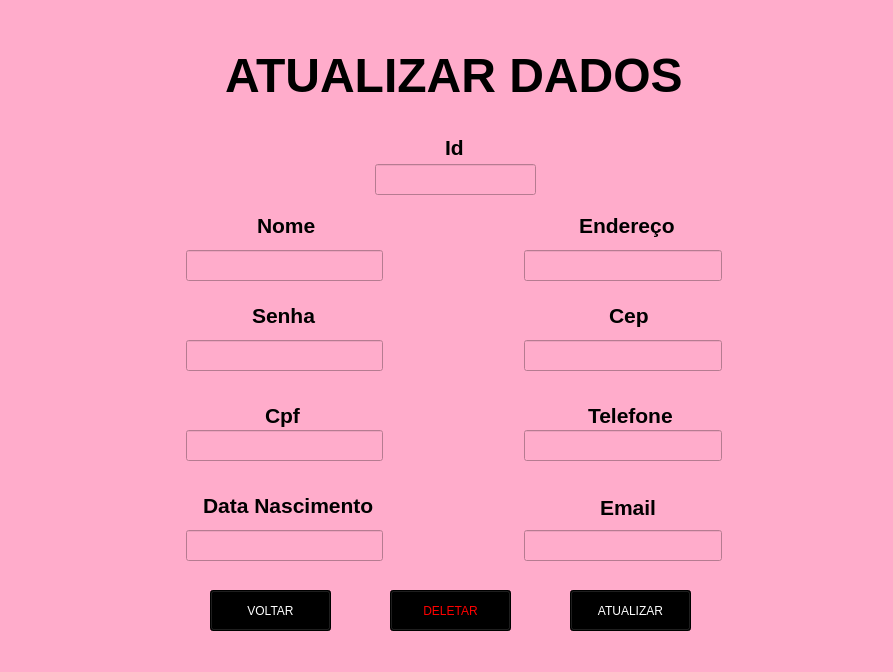
<?xml version="1.0" encoding="UTF-8"?>
<ui version="4.0">
 <class>Form</class>
 <widget class="QWidget" name="Form">
  <property name="geometry">
   <rect>
    <x>0</x>
    <y>0</y>
    <width>893</width>
    <height>672</height>
   </rect>
  </property>
  <property name="maximumSize">
   <size>
    <width>893</width>
    <height>672</height>
   </size>
  </property>
  <property name="windowTitle">
   <string>ALTERAÇÂO</string>
  </property>
  <property name="windowIcon">
   <iconset>
    <normaloff>iMAGENs/2-removebg-preview.png</normaloff>iMAGENs/2-removebg-preview.png</iconset>
  </property>
  <property name="styleSheet">
   <string notr="true">background-color: rgb(255, 172, 203);</string>
  </property>
  <widget class="QLabel" name="label_4">
   <property name="geometry">
    <rect>
     <x>265</x>
     <y>400</y>
     <width>101</width>
     <height>31</height>
    </rect>
   </property>
   <property name="font">
    <font>
     <family>Nirmala UI</family>
     <pointsize>16</pointsize>
     <weight>75</weight>
     <bold>true</bold>
    </font>
   </property>
   <property name="text">
    <string>Cpf</string>
   </property>
  </widget>
  <widget class="QLabel" name="label_3">
   <property name="geometry">
    <rect>
     <x>252</x>
     <y>300</y>
     <width>101</width>
     <height>31</height>
    </rect>
   </property>
   <property name="font">
    <font>
     <family>Nirmala UI</family>
     <pointsize>16</pointsize>
     <weight>75</weight>
     <bold>true</bold>
    </font>
   </property>
   <property name="text">
    <string>Senha</string>
   </property>
  </widget>
  <widget class="QLabel" name="label_9">
   <property name="geometry">
    <rect>
     <x>600</x>
     <y>492</y>
     <width>101</width>
     <height>31</height>
    </rect>
   </property>
   <property name="font">
    <font>
     <family>Nirmala UI</family>
     <pointsize>16</pointsize>
     <weight>75</weight>
     <bold>true</bold>
    </font>
   </property>
   <property name="text">
    <string>Email</string>
   </property>
  </widget>
  <widget class="QLabel" name="label_10">
   <property name="geometry">
    <rect>
     <x>445</x>
     <y>132</y>
     <width>21</width>
     <height>31</height>
    </rect>
   </property>
   <property name="font">
    <font>
     <family>Nirmala UI</family>
     <pointsize>16</pointsize>
     <weight>75</weight>
     <bold>true</bold>
    </font>
   </property>
   <property name="text">
    <string>Id</string>
   </property>
  </widget>
  <widget class="QLabel" name="label_2">
   <property name="geometry">
    <rect>
     <x>257</x>
     <y>210</y>
     <width>101</width>
     <height>31</height>
    </rect>
   </property>
   <property name="font">
    <font>
     <family>Nirmala UI</family>
     <pointsize>16</pointsize>
     <weight>75</weight>
     <bold>true</bold>
    </font>
   </property>
   <property name="text">
    <string>Nome</string>
   </property>
  </widget>
  <widget class="QLabel" name="label_8">
   <property name="geometry">
    <rect>
     <x>588</x>
     <y>400</y>
     <width>101</width>
     <height>31</height>
    </rect>
   </property>
   <property name="font">
    <font>
     <family>Nirmala UI</family>
     <pointsize>16</pointsize>
     <weight>75</weight>
     <bold>true</bold>
    </font>
   </property>
   <property name="text">
    <string>Telefone</string>
   </property>
  </widget>
  <widget class="QLabel" name="label_6">
   <property name="geometry">
    <rect>
     <x>579</x>
     <y>210</y>
     <width>101</width>
     <height>31</height>
    </rect>
   </property>
   <property name="font">
    <font>
     <family>Nirmala UI</family>
     <pointsize>16</pointsize>
     <weight>75</weight>
     <bold>true</bold>
    </font>
   </property>
   <property name="text">
    <string>Endereço</string>
   </property>
  </widget>
  <widget class="QLabel" name="label_5">
   <property name="geometry">
    <rect>
     <x>203</x>
     <y>490</y>
     <width>181</width>
     <height>31</height>
    </rect>
   </property>
   <property name="font">
    <font>
     <family>Nirmala UI</family>
     <pointsize>16</pointsize>
     <weight>75</weight>
     <bold>true</bold>
    </font>
   </property>
   <property name="text">
    <string>Data Nascimento</string>
   </property>
  </widget>
  <widget class="QLabel" name="label">
   <property name="geometry">
    <rect>
     <x>225</x>
     <y>30</y>
     <width>461</width>
     <height>91</height>
    </rect>
   </property>
   <property name="font">
    <font>
     <family>Nirmala UI</family>
     <pointsize>36</pointsize>
     <weight>75</weight>
     <bold>true</bold>
    </font>
   </property>
   <property name="contextMenuPolicy">
    <enum>Qt::PreventContextMenu</enum>
   </property>
   <property name="text">
    <string>ATUALIZAR DADOS</string>
   </property>
  </widget>
  <widget class="QLabel" name="label_7">
   <property name="geometry">
    <rect>
     <x>609</x>
     <y>300</y>
     <width>101</width>
     <height>31</height>
    </rect>
   </property>
   <property name="font">
    <font>
     <family>Nirmala UI</family>
     <pointsize>16</pointsize>
     <weight>75</weight>
     <bold>true</bold>
    </font>
   </property>
   <property name="text">
    <string>Cep</string>
   </property>
  </widget>
  <widget class="QLineEdit" name="id">
   <property name="geometry">
    <rect>
     <x>375</x>
     <y>164</y>
     <width>161</width>
     <height>31</height>
    </rect>
   </property>
   <property name="font">
    <font>
     <family>Nirmala UI</family>
    </font>
   </property>
   <property name="styleSheet">
    <string notr="true">QLineEdit {
background-color: #fff;
border: 1px solid #fff;
border-radius: 8px;
}

QLineEdit:focus {
border: 2px solid #000000;

}background-color: rgb(255, 255, 255);</string>
   </property>
  </widget>
  <widget class="QLineEdit" name="nome">
   <property name="geometry">
    <rect>
     <x>186</x>
     <y>250</y>
     <width>197</width>
     <height>31</height>
    </rect>
   </property>
   <property name="font">
    <font>
     <family>Nirmala UI</family>
    </font>
   </property>
   <property name="styleSheet">
    <string notr="true">QLineEdit {
background-color: #fff;
border: 1px solid #fff;
border-radius: 8px;
}

QLineEdit:focus {
border: 2px solid #000000;

}background-color: rgb(255, 255, 255);</string>
   </property>
  </widget>
  <widget class="QLineEdit" name="endereco">
   <property name="geometry">
    <rect>
     <x>524</x>
     <y>250</y>
     <width>198</width>
     <height>31</height>
    </rect>
   </property>
   <property name="font">
    <font>
     <family>Nirmala UI</family>
    </font>
   </property>
   <property name="styleSheet">
    <string notr="true">QLineEdit {
background-color: #fff;
border: 1px solid #fff;
border-radius: 8px;
}

QLineEdit:focus {
border: 2px solid #000000;

}background-color: rgb(255, 255, 255);</string>
   </property>
  </widget>
  <widget class="QLineEdit" name="senha">
   <property name="geometry">
    <rect>
     <x>186</x>
     <y>340</y>
     <width>197</width>
     <height>31</height>
    </rect>
   </property>
   <property name="font">
    <font>
     <family>Nirmala UI</family>
    </font>
   </property>
   <property name="styleSheet">
    <string notr="true">QLineEdit {
background-color: #fff;
border: 1px solid #fff;
border-radius: 8px;
}

QLineEdit:focus {
border: 2px solid #000000;

}background-color: rgb(255, 255, 255);</string>
   </property>
  </widget>
  <widget class="QLineEdit" name="cep">
   <property name="geometry">
    <rect>
     <x>524</x>
     <y>340</y>
     <width>198</width>
     <height>31</height>
    </rect>
   </property>
   <property name="font">
    <font>
     <family>MS Serif</family>
    </font>
   </property>
   <property name="styleSheet">
    <string notr="true">QLineEdit {
background-color: #fff;
border: 1px solid #fff;
border-radius: 8px;
}

QLineEdit:focus {
border: 2px solid #000000;

}background-color: rgb(255, 255, 255);</string>
   </property>
  </widget>
  <widget class="QLineEdit" name="cpf">
   <property name="geometry">
    <rect>
     <x>186</x>
     <y>430</y>
     <width>197</width>
     <height>31</height>
    </rect>
   </property>
   <property name="font">
    <font>
     <family>Nirmala UI</family>
    </font>
   </property>
   <property name="styleSheet">
    <string notr="true">QLineEdit {
background-color: #fff;
border: 1px solid #fff;
border-radius: 8px;
}

QLineEdit:focus {
border: 2px solid #000000;

}background-color: rgb(255, 255, 255);</string>
   </property>
  </widget>
  <widget class="QLineEdit" name="telefone">
   <property name="geometry">
    <rect>
     <x>524</x>
     <y>430</y>
     <width>198</width>
     <height>31</height>
    </rect>
   </property>
   <property name="font">
    <font>
     <family>Nirmala UI</family>
    </font>
   </property>
   <property name="styleSheet">
    <string notr="true">QLineEdit {
background-color: #fff;
border: 1px solid #fff;
border-radius: 8px;
}

QLineEdit:focus {
border: 2px solid #000000;

}background-color: rgb(255, 255, 255);</string>
   </property>
  </widget>
  <widget class="QLineEdit" name="dt_nasc">
   <property name="geometry">
    <rect>
     <x>186</x>
     <y>530</y>
     <width>197</width>
     <height>31</height>
    </rect>
   </property>
   <property name="font">
    <font>
     <family>Nirmala UI</family>
    </font>
   </property>
   <property name="styleSheet">
    <string notr="true">QLineEdit {
background-color: #fff;
border: 1px solid #fff;
border-radius: 8px;
}

QLineEdit:focus {
border: 2px solid #000000;

}background-color: rgb(255, 255, 255);</string>
   </property>
  </widget>
  <widget class="QLineEdit" name="email">
   <property name="geometry">
    <rect>
     <x>524</x>
     <y>530</y>
     <width>198</width>
     <height>31</height>
    </rect>
   </property>
   <property name="font">
    <font>
     <family>Nirmala UI</family>
    </font>
   </property>
   <property name="styleSheet">
    <string notr="true">QLineEdit {
background-color: #fff;
border: 1px solid #fff;
border-radius: 8px;
}

QLineEdit:focus {
border: 2px solid #000000;

}background-color: rgb(255, 255, 255);</string>
   </property>
  </widget>
  <widget class="QPushButton" name="atualizar">
   <property name="geometry">
    <rect>
     <x>570</x>
     <y>590</y>
     <width>121</width>
     <height>41</height>
    </rect>
   </property>
   <property name="font">
    <font>
     <family>Nirmala UI</family>
    </font>
   </property>
   <property name="styleSheet">
    <string notr="true">background-color: rgb(0, 0, 0);
color: rgb(255, 255, 255);</string>
   </property>
   <property name="text">
    <string>ATUALIZAR</string>
   </property>
  </widget>
  <widget class="QPushButton" name="deletar">
   <property name="geometry">
    <rect>
     <x>390</x>
     <y>590</y>
     <width>121</width>
     <height>41</height>
    </rect>
   </property>
   <property name="font">
    <font>
     <family>Nirmala UI</family>
    </font>
   </property>
   <property name="styleSheet">
    <string notr="true">background-color: rgb(0, 0, 0);
color: rgb(255, 0, 0);</string>
   </property>
   <property name="text">
    <string>DELETAR</string>
   </property>
  </widget>
  <widget class="QPushButton" name="voltar">
   <property name="geometry">
    <rect>
     <x>210</x>
     <y>590</y>
     <width>121</width>
     <height>41</height>
    </rect>
   </property>
   <property name="styleSheet">
    <string notr="true">background-color: rgb(0, 0, 0);
color: rgb(255, 255, 255);</string>
   </property>
   <property name="text">
    <string>VOLTAR</string>
   </property>
  </widget>
 </widget>
 <resources/>
 <connections/>
</ui>
